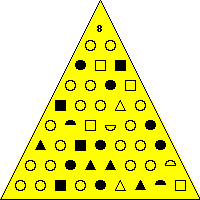
#> input picture sCTF_q2_2015/punchangle/images/img1064.png, 200 x 200 px, found by its file name; its folder holds 4 pictures in this run
$ python punchagle.py   (Python 2 division)
#> lines starting #> are read from the running program, lines starting #| are printed output that depends on the picture; pictures that were not available may be replaced by others from this repository, and a replacement may not be noted
import Image
import ImageChops
import os
import re

imgPath = os.getcwd() + '/images/'
imgDataPath = os.getcwd() + '/images_data/'

def atoi(s):
    return int(s) if s.isdigit() else s

def naturalKey(s):
    return [atoi(c) for c in re.split('(\d+)', s)]

def convert(img):
    paths = os.listdir(imgDataPath)
    for i in range(len(paths)):
        datum = Image.open(imgDataPath + paths[i])
        if ImageChops.difference(img, datum).getbbox() is None:
            return i
    return 'x'

def process(img):
    region = img.crop((0, 40, img.size[0], img.size[1] - 9))
    rowTot = region.size[1] / 20
    rows = []
    for rowNum in range(rowTot + 1):
        rowReg = region.crop((region.size[0] / 2 - 15 - 10 * rowNum,
                              rowNum * 20,
                              region.size[0] / 2 + 16 + 10 * rowNum,
                              rowNum * 20 + 11))
        syms = []
        symTot = rowNum + 2
        for symNum in range(symTot):
            symReg = rowReg.crop((20 * symNum, 0, 20 * symNum + 11, 11))
            syms.append(symReg)
        rows.append(syms)
    return rows

def calcStr():
    images = sorted(os.listdir(imgPath), key=naturalKey)
    output = ''
    for path in images:
        img = Image.open(imgPath + path)
#> img is the input picture: PIL image 200x200 RGB; mean R, G, B 235.2, 235.2, 125.6
        imgObjs = process(img)
#> in process, `region = img.crop((0, 40, img.size[0], img.size[1] - 9))`:
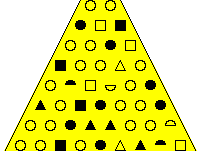
#> region: PIL image 200x151 RGB; mean R, G, B 231.5, 231.5, 105.7
#> after the loop in process, `for rowNum in range(rowTot + 1):`: rows = 8 items
#> imgObjs = 8 items
        for imgObjRow in imgObjs:
            for imgObj in imgObjRow:
                output += str(convert(imgObj))
#> output = 'x'
#> pass 2 of the loop in calcStr, `for path in images:`:
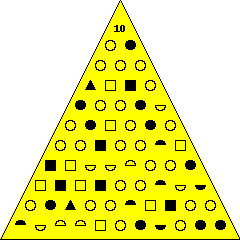
#> input picture sCTF_q2_2015/punchangle/images/img1069.png, 240 x 240 px, found by its file name
#> in calcStr, img is the input picture: PIL image 240x240 RGB; mean R, G, B 235.8, 235.8, 125.9
#> in process (call 2), `region = img.crop((0, 40, img.size[0], img.size[1] - 9))`:
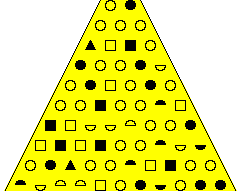
#> region: PIL image 240x191 RGB; mean R, G, B 233, 233, 109.3
#> after the loop in process (call 2), `for rowNum in range(rowTot + 1):`: rows = 10 items
#> pass 3 of the loop in calcStr, `for path in images:`:
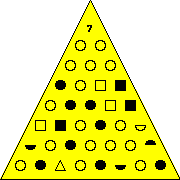
#> input picture sCTF_q2_2015/punchangle/images/img1201.png, 180 x 180 px, found by its file name
#> in calcStr, img is the input picture: PIL image 180x180 RGB; mean R, G, B 234.6, 234.6, 125.4
#> in process (call 3), `region = img.crop((0, 40, img.size[0], img.size[1] - 9))`:
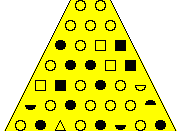
#> region: PIL image 180x131 RGB; mean R, G, B 230.1, 230.1, 103.2
#> after the loop in process (call 3), `for rowNum in range(rowTot + 1):`: rows = 7 items
#> the loop made 4 passes; the first 3 are shown
    open('images.out', 'w+').write(output)

def findFlag():
    s = open('images.out', 'r').read()
    match = ''.join([''.join(['[' + j + 'x]' for j in str(ord(i))]) for i in 'sctf{'])
    print match
    m = re.match(match, s)
    print m
#> (the run stopped early here; a loop or call above may not have finished)
